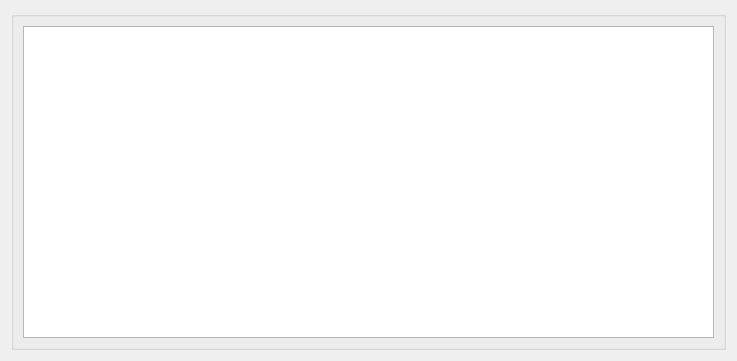
<?xml version="1.0" encoding="UTF-8"?>
<ui version="4.0">
 <class>Dialog</class>
 <widget class="QDialog" name="Dialog">
  <property name="geometry">
   <rect>
    <x>0</x>
    <y>0</y>
    <width>737</width>
    <height>361</height>
   </rect>
  </property>
  <property name="windowTitle">
   <string>站点选择</string>
  </property>
  <layout class="QVBoxLayout" name="verticalLayout_2">
   <item>
    <widget class="QGroupBox" name="groupBox">
     <property name="title">
      <string/>
     </property>
     <layout class="QVBoxLayout" name="verticalLayout">
      <item>
       <widget class="QTableWidget" name="tw_sites"/>
      </item>
     </layout>
    </widget>
   </item>
  </layout>
 </widget>
 <resources/>
 <connections>
  <connection>
   <sender>tw_sites</sender>
   <signal>cellClicked(int,int)</signal>
   <receiver>Dialog</receiver>
   <slot>onCellClicked()</slot>
   <hints>
    <hint type="sourcelabel">
     <x>368</x>
     <y>180</y>
    </hint>
    <hint type="destinationlabel">
     <x>368</x>
     <y>180</y>
    </hint>
   </hints>
  </connection>
 </connections>
 <slots>
  <slot>onCellClicked()</slot>
 </slots>
</ui>
